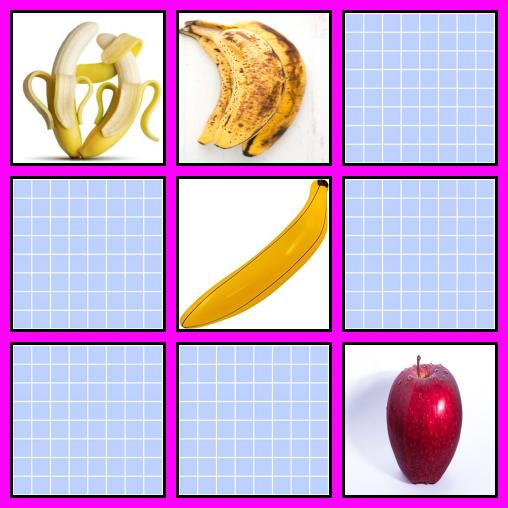
#> input picture Detection/board.jpg, 508 x 508 px
$ jupyter execute 'final detection.ipynb'
#> lines starting #> are read from the running program, lines starting #| are printed output that depends on the picture; long printed decimals are rounded
[cell 1]
import numpy as np
from numpy import asarray
from PIL import Image
import time

[cell 2]
def segmentation(board):

    BORDER_SIZE = 3
    card_shape = (150,150)
    board = np.array(board)
    cards = []

    vector = np.array([0 for i in range(card_shape[0] + 2*BORDER_SIZE)], dtype=float)
    vector[0:BORDER_SIZE] = 1/(2*BORDER_SIZE)
    vector[-BORDER_SIZE:] = 1/(2*BORDER_SIZE)

    img_board = Image.fromarray(np.array(board))
    grayscale_board = np.array(img_board.convert('L'))
    means = []

    for column in range(0,board.shape[0] - card_shape[0] - 2*BORDER_SIZE):
        for row in range(0,board.shape[1] - card_shape[1] - 2*BORDER_SIZE ):
            subArray = grayscale_board[column:column+card_shape[0]+ 2*BORDER_SIZE,row:row+card_shape[1]+ 2*BORDER_SIZE]
            mean = np.average((np.dot(vector,subArray)+np.dot(subArray,vector))/2)
            means.append(mean)
            if mean <=20:
                cards.append(board[column + BORDER_SIZE:column + BORDER_SIZE + card_shape[0],
                                   row + BORDER_SIZE:row + BORDER_SIZE + card_shape[1]])
    return cards

[cell 3]
def applyThreshold(image1,threshold):
    formatted_card = np.copy(image1)
    for x,column in enumerate(image1):
        for y,pixel in enumerate(column):
            formatted_card[x,y] = 0 if pixel < threshold else 255
    return formatted_card

[cell 4]
def imageComparison(image1, image2):

    img1 = Image.fromarray(np.array(image1))
    grayscale_image1 = np.array(img1.convert('L'))
    #grayscale_image1 = applyThreshold(grayscale_image1,128)

    img2 = Image.fromarray(np.array(image2))
    grayscale_image2 = np.array(img2.convert('L'))
    #grayscale_image2 = applyThreshold(grayscale_image2,128)

    average_distance = np.mean(np.square(np.absolute(grayscale_image1 - grayscale_image2)))

    print(average_distance)

    return average_distance < 20

[cell 5]
def detection(board):
    background = Image.open("background.png")
    arrayBackground = asarray(background)

    cards = segmentation(board)

    return [card for card in cards if not imageComparison(background,card)]

[cell 6]
image = Image.open('board.jpg')
#> image is the input picture: PIL image 508x508 RGB; mean R, G, B 204.4, 165.8, 209.8
start_time = time.time()
faceup = detection(image)
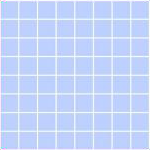
#> input picture Detection/background.png, 150 x 150 px
#> in detection, background is the input picture: PIL image 150x150 RGB; mean R, G, B 197.1, 213.4, 249.7
#> in segmentation, `grayscale_board = np.array(img_board.convert('L'))`:
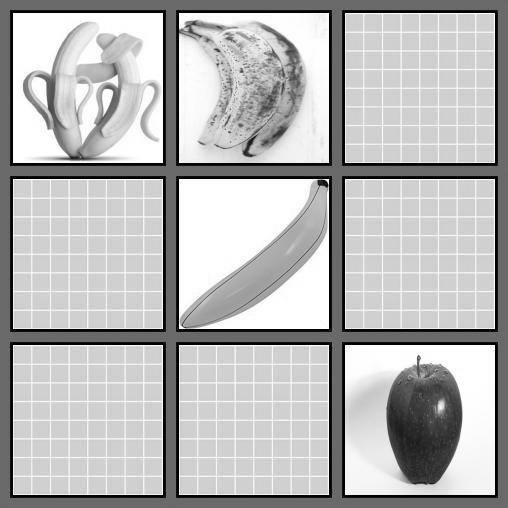
#> grayscale_board: shape (508, 508); min 0, max 255, mean 182.4
#> after the loop in segmentation, `for column in range(0,board.shape[0] - card_shape[0] - 2*BORDER_SIZE):`:
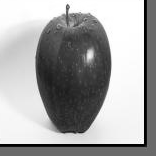
#> subArray: shape (156, 156); min 0, max 255, mean 164.7
#> after the loop in segmentation, `for column in range(0,board.shape[0] - card_shape[0] - 2*BORDER_SIZE):`: cards = 9 items; means = 123904 items
#> in detection, `cards = segmentation(board)`: cards = 9 items
#> in imageComparison, `grayscale_image1 = np.array(img1.convert('L'))`:
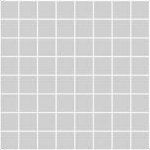
#> grayscale_image1: shape (150, 150); min 189, max 255, mean 212.6
#> in imageComparison, `grayscale_image2 = np.array(img2.convert('L'))`:
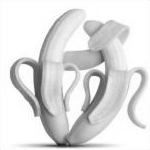
#> grayscale_image2: shape (150, 150); min 19, max 255, mean 222
#> in imageComparison, `average_distance = np.mean(np.square(np.absolute(grayscale_image1 - gr..`: average_distance = 107.2
#| 107.166
#> in imageComparison (call 2), `img2 = Image.fromarray(np.array(image2))`:
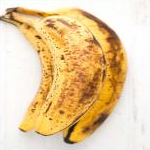
#> img2: PIL image 150x150 RGB; mean R, G, B 231.4, 204.4, 161.4
#> in imageComparison (call 2), `grayscale_image2 = np.array(img2.convert('L'))`:
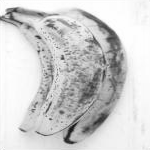
#> grayscale_image2: shape (150, 150); min 17, max 255, mean 207.6
#> in imageComparison (call 2), `average_distance = np.mean(np.square(np.absolute(grayscale_image1 - gr..`: average_distance = 105.8
#| 105.809
#| 0.1261
#| 7.402
#> in imageComparison (call 5), `grayscale_image2 = np.array(img2.convert('L'))`:
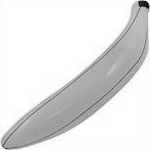
#> grayscale_image2: shape (150, 150); min 3, max 255, mean 227
#> in imageComparison (call 5), `average_distance = np.mean(np.square(np.absolute(grayscale_image1 - gr..`: average_distance = 115.1
#| 115.081
#| 5.100
#| 7.2128
#| 6.695
#> in imageComparison (call 9), `img2 = Image.fromarray(np.array(image2))`:
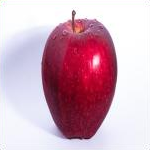
#> img2: PIL image 150x150 RGB; mean R, G, B 208.3, 171.6, 188
#> in imageComparison (call 9), `grayscale_image2 = np.array(img2.convert('L'))`:
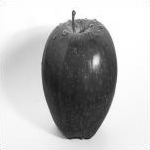
#> grayscale_image2: shape (150, 150); min 19, max 255, mean 184.4
#> in imageComparison (call 9), `average_distance = np.mean(np.square(np.absolute(grayscale_image1 - gr..`: average_distance = 106.7
#| 106.7184
#> faceup = 4 items
print("--- %s seconds ---" % (time.time() - start_time))

[cell 7]
print(str(len(faceup)) + " cards face up")
#| 4 cards face up
for card in faceup:
    img = Image.fromarray(np.array(card))
    img.show()
#> this loop made 4 passes
